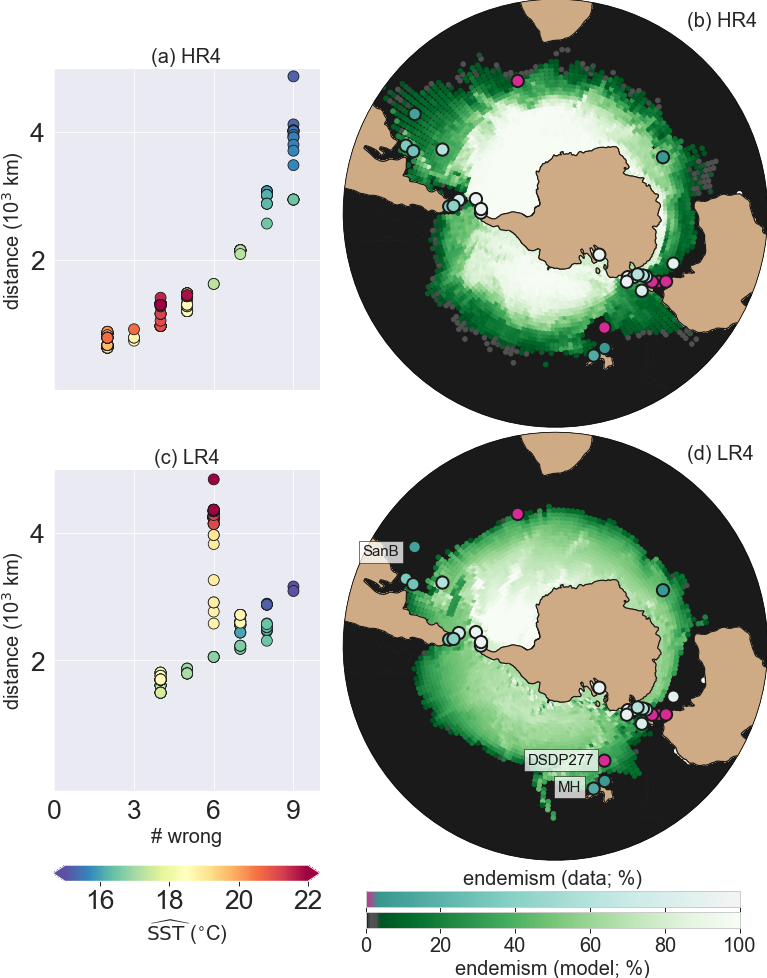

This chart was generated by the following Python code:
#!/usr/bin/env python3
# -*- coding: utf-8 -*-
"""
Created on Thu Mar 25 10:26:33 2021

@author: nooteboom
"""

import numpy as np
import matplotlib.pylab as plt
from netCDF4 import Dataset
import seaborn as sns
from copy import copy
import matplotlib
import functions as fu
import matplotlib.colors as mcolors
import cartopy.crs as ccrs
from mpl_toolkits.axes_grid1.inset_locator import inset_axes

sp = 25
config = '4pic'
sns.set(context='paper',style="white",font="Arial",font_scale=2)
fs = 20
font = {'size'   : fs}
matplotlib.rc('font', **font)

if(sp==6):
    if(config=='2pic'):
        tbL = [12,20, 200]
        tbH = [12,20, 200]
    else:
        tbL = [15,22, 200]
        tbH = [15,22, 200]
elif(sp==25):
    if(config=='2pic'):
        tbL = [12,20, 200]
        tbH = [12,20, 200]
    else:
        tbL = [15,22, 200]
        tbH = [15,22, 200]
assert tbL==tbH
#%%Load the data consisting of sediment samples with dinocyst counts

def check_len(dirr):
    for di, d in enumerate(dirr.keys()):
        if(di==0):
            d0 = copy(d)
        assert len(dirr[d]) == len(dirr[d0]), d
        
# 36-38 Ma
sites2 = {
        'names': np.array(['CIROS', 'DSDP269', 'DSDP274' ,'DSDP277', 'DSDP280' ,
                           'DSDP281' ,'DSDP282',
                           'DSDP283' ,'DSDP511', 'ODP696', 'ODP739' ,'ODP742',
                           'ODP748', 'ODP1090',
                           'ODP1168' ,'ODP1170' ,'ODP1171' ,'ODP1172', 'CB',
                           'BC', 'GB' ,'MB', 'RT' ,'TK',
                           'W&H' ,'ODP1128', 'BR']),
        'plotname': np.array([0,0,0,
                              1,0,
                              0,0,
                              0,0,0,
                              0,0,
                              0,1,
                              0,0,
                              0,0,
                              0,0,0,
                              0,0,1,0,0,0]), 
    
            'plon': np.array([ 157.96467903 , 141.05834928 , 167.79178807 ,-177.78537058 , 156.74265209,
                              156.5904805 ,  148.31607306 , 163.08386265  , -42.38969549  ,-55.05969297,
                              87.01094942 ,  87.25209991  , 87.03443785 ,   8.70770576 , 149.68399384,
                              154.33680136 , 159.21331713,  157.2141268 ,  -41.57215799 , 139.987953,
                              138.31634897 , 142.82926612 , -61.47378574, -177.3460362 ,  -61.84823732,
                              125.61555606,  -60.96896054]),
            'plat': np.array([-71.73353542 ,-55.33788518 ,-63.69916578 ,-55.12936021 ,-62.71487538,
                              -61.72413677 ,-57.16092938 ,-56.4916745 ,-55.01726316 ,-66.67557915,
                              -64.18013212 ,-64.32163566, -55.12720401 ,-51.55493766, -57.22321557,
                              -61.49855082 ,-62.08055248 ,-57.45599826, -46.92805521 ,-50.35622297,
                              -54.25238514 ,-49.47830819, -59.61608928, -45.4592145 , -68.41190526,
                              -51.09432913, -60.7765138 ]),
        'endemic (%)': np.array([90,5,90,0,90,90,10,80,50,90,
                 80,90,18,0,10,90,76,93,5,0,90,0,35,10,80,0,90])
        }
# 41-39 Ma
sites4 = {
        'names': np.array(['DSDP277','DSDP280' ,'DSDP512', 'ODP696', 'ODP748' ,
                           'ODP1090', 'ODP1170',
                           'ODP1171', 'ODP1172' ,'PdE' ,'CB' ,'DF','Dj277' ,
                           'GB' ,'MG' ,'MH' ,'MS' ,'RT',
                           'SanB', 'SB1', 'SB2', 'AGZO1' ,'AGZO2' ,'AGZO3',
                           'W&H' ,'BR',#, 'ODP1182'
                           'Latrobe-1']),
        'plotname': np.array([1,0,0, # if 1, this name is labeled in the plot
                              0,0,0,
                              0,0,0,
                              0,0,0,
                              0,0,0,
                              1,0,0,
                              1,0,0,
                              0,0,0,
                              0,0,0]),#0,
        'plon': np.array([-177.78537058,  156.74265209,  -35.80843518,
                          -55.05969297,   87.30550845,
                          8.70770576,  154.33680136,  159.21331713 ,
                          157.2141268,   -40.82648255,
                          -41.57215799,  -57.31080745,  -64.5589034,
                          138.31634897, -174.73948922,-169.68959959,
                          159.01235171, -61.47378574 , -30.0109409,
                          148.83183226, 150.58774204,150.22815754, 150.7558011,
                          151.9906121, -61.84823732,
                           -60.96896054, 146.90316034]),#125.61555606,
    
        'plat': np.array([-55.12936021, -62.71487538 ,-53.46408118, -66.67557915, -56.11542268,
                          -51.55493766, -61.49855082, -62.08055248, -57.45599826, -44.69962342,
                          -46.92805521, -62.06077594, -68.42448082, -54.25238514, -50.14353342,
                          -49.13014607, -72.82133151, -59.61608928, -42.68988538 ,-55.41232688,
                          -56.81432014, -58.93218079, -59.81388716, -61.15662017, -68.41190526,
                           -60.7765138,  -53.79297381]), #-51.09432913,
    
        'endemic (%)': np.array([0,95,60,95,5,
                 0,90,93,80,35,
                 30,75,90,90,5,
                 15,95,35,10,0,
                 0,60,60,60,95,
                  40, 0])#np.nan,
        }
    
check_len(sites2)
sites2['plon'][sites2['plon']<0] += 360
check_len(sites4)
sites4['plon'][sites4['plon']<0] += 360
        
#%%
sns.set(context='paper',style="darkgrid",font="Arial",font_scale=3)

fig = plt.figure(figsize=(14,17))
widths = [2, 3.5, 1]
heigths = [0.2, 1, 0.1, 0.1, 1, 0.2, 0.05, 0.05, 0.05]
spec = fig.add_gridspec(ncols=3, nrows=9, width_ratios=widths,
                        height_ratios=heigths, hspace=0.05, wspace=-0.15)

#% Create figure with different threshold temperatures
      
cmap = 'Spectral_r'
Tths = np.zeros(4)

ax14 = fig.add_subplot(spec[4, 0], label='12')
ax13 = fig.add_subplot(spec[1, 0], label='13')
if(config=='2pic'):
    temps, FLR, Tths[2], Fl, esL, vLonstopL, vLatstopL, percL, iminL = fu.loopSSThat(sites2, config=config,
                    res='LR', tb=tbL, sp=sp)
    temps, FHR, Tths[3], Fh, esH, vLonstopH, vLatstopH, percH, iminH = fu.loopSSThat(sites2,
                    config=config, tb=tbH, sp=sp)

    fu.subplot(ax13, temps, sites2,
                 Fh, vLonstopH, vLatstopH, percH, FHR,
                 title='(a)', config='2pic', res='HR', cmap=cmap, fs=fs)
    fu.subplot(ax14, temps, sites2,
                 Fl, vLonstopL, vLatstopL, percL, FLR, 
                 title='(c)', config='2pic', res='LR', cmap=cmap, fs=fs)
if(config=='4pic'):
    temps, FLR, Tths[2], Fl, esL, vLonstopL, vLatstopL, percL, iminL = fu.loopSSThat(sites4,config=config,
                    res='LR', tb=tbL, sp=sp)
    temps, FHR, Tths[3], Fh, esH, vLonstopH, vLatstopH, percH, iminH = fu.loopSSThat(sites4,
                config=config, tb=tbH, sp=sp)

    fu.subplot(ax13, temps, sites4, 
                 Fh, vLonstopH, vLatstopH, percH, FHR,
                 title='(a)',config='4pic', res='HR', cmap=cmap, fs=fs)
    fu.subplot(ax14, temps, sites4,
                 Fl, vLonstopL, vLatstopL, percL, FLR,
                 title='(c)', config='4pic', res='LR', cmap=cmap, fs=fs)

axcb = fig.add_subplot(spec[6, 0], label='21')

norm = matplotlib.colors.Normalize(vmin=tbH[0], vmax=tbH[1])
cmap = matplotlib.cm.Spectral_r
cb1 = matplotlib.colorbar.ColorbarBase(axcb, cmap=cmap,
                                norm=norm,
                                orientation='horizontal', extend='both')
cb1.set_label(r"$\widehat{\rm SST}$ ($^{\circ}$C)", fontsize=fs)
if(config=='2pic'):
    cb1.set_ticks([12,14,16, 18,20])
else:
    cb1.set_ticks([12,14,16, 18,20,22])
#%% And the SO plot
minlat = -90
maxlat = -33
minlon = 1
maxlon = 359#179#
minlat38 = -90
lonticks = [125, 150,175,200]
latticks = [-80, -60,-40, -20]
sns.set(context='paper',style="whitegrid",font="Arial")
font = {'size'   : fs}
matplotlib.rc('font', **font)
projection = ccrs.SouthPolarStereo(25)

co = plt.cm.Set1(np.linspace(0, 1, 100))[:44]
cmap_masks = mcolors.LinearSegmentedColormap.from_list('my_colormap',co)

co0 = plt.cm.Greys(np.linspace(0, 1, 125))[-1:]
co00 = plt.cm.Greys(np.linspace(0, 1, 125))[-33:-30]
co01 = plt.cm.Greens(np.linspace(0, 1, 105))[::-1][5:]
colors = np.vstack((co0,co00, co01))
cmap_perc = mcolors.LinearSegmentedColormap.from_list('my_colormap',colors)

co00 = plt.cm.RdPu(np.linspace(0, 1, 100))[64:65]
co2 = plt.cm.BrBG(np.linspace(0, 1, 100))[50:80][::-1]

co2 = np.vstack((co00,co2))
co2 = mcolors.LinearSegmentedColormap.from_list('my_colormap',co2)

#%% Load a field from the model. To plot the land.

dirReadHR = '/Volumes/HD/Eocene/output/time_mean/'
nc38 = Dataset(dirReadHR + 'pop_38Ma_avg6years.nc')
dirRead = '/Users/nooteboom/Documents/PhD/Eocene_POP/OUPUT/gridf/'
nc38grid = Dataset(dirRead + 'grid_coordinates_pop_tx0.1_38ma.nc')
dz = nc38grid['w_dep'][1:] - nc38grid['w_dep'][:-1]
lats38 = nc38['ULAT'][:]
lons38 = nc38['ULONG'][:]+25
exte38 = [minlon, maxlon, minlat38, maxlat]
idxlat, idxlon = fu.create_locidx(lats38,lons38,minlat,maxlat,minlon,maxlon)
bath38 = (nc38['TEMP'][0])[np.min(idxlat[0]):np.max(idxlat[0]), np.min(idxlon[0]):np.max(idxlon[0])]

lats38 = lats38[np.min(idxlat[0]):np.max(idxlat[0]), np.min(idxlon[0]):np.max(idxlon[0])]
lons38 = lons38[np.min(idxlat[0]):np.max(idxlat[0]), np.min(idxlon[0]):np.max(idxlon[0])]
land = np.full(bath38.shape, np.nan); land[bath38==0] = 1;
land, lons38, lats38 = fu.add_min90_bath(land, lons38, lats38)


#%%

ax21 = fig.add_subplot(spec[:3, 1:], label='12', projection=projection)
ax22 = fig.add_subplot(spec[3:6, 1:], label='13', projection=projection)
axcb23 = fig.add_subplot(spec[7, 1], label='21')
axcb33 = fig.add_subplot(spec[8, 1], label='22')
fraction=0.01; pad=0.01;

if(config=='2pic'):
    sites = sites2
else:
    sites = sites4

p, p0 = fu.subplotPT(ax22, lons38, lats38, land, vLonstopL, vLatstopL,
                     percL[iminL],
                     fs=fs, 
                     exte38=exte38,  cmap=cmap_perc, cmapd=co2, sites=sites,
                     title='(d) LR'+config[0])

p, p0 = fu.subplotPT(ax21, lons38, lats38, land, vLonstopH, vLatstopH,
                     percH[iminH],
                     fs=fs, 
                     exte38=exte38,  cmap=cmap_perc, cmapd=co2, sites=sites,
                     title='(b) HR'+config[0])

axins = inset_axes(axcb23,
                width="80%",  
                height="100%")
axcb23.axis("off")
cbar = plt.colorbar(p0,fraction=fraction, pad=pad, 
                    orientation="horizontal", cax=axins)
cbar.ax.tick_params(labelsize=fs)
cbar.ax.set_title('endemism (data; %)', fontsize=fs)
cbar.set_ticks([0, 20, 40, 60, 80, 100])
cbar.set_ticklabels(['', '', '', '', '', ''])


axins = inset_axes(axcb33,
                width="80%",
                height="100%")
axcb33.axis("off")
cbar = plt.colorbar(p,fraction=fraction, pad=pad, 
                    orientation="horizontal", cax=axins)
cbar.ax.tick_params(labelsize=fs)
cbar.ax.set_xlabel('endemism (model; %)', fontsize=fs)
    
#%%

if(True):
    plt.savefig('figure1.png',bbox_inches='tight',
                pad_inches=0)#, dpi=100
plt.show()
